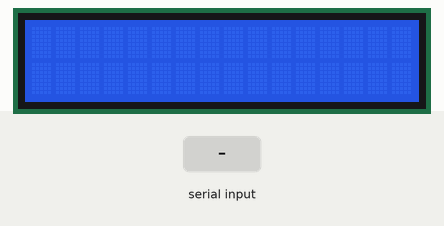
The sketch below on a simulated ESP32. Parts: 16×2 character LCD. The test bench sets the inputs (shaded band). Nothing arrives over Bluetooth unless stated; what the sketch prints to the serial monitor is not drawn.

Above: at 1.2 s.
1.3 s: "1" received over the second serial link
At 2.5 s:
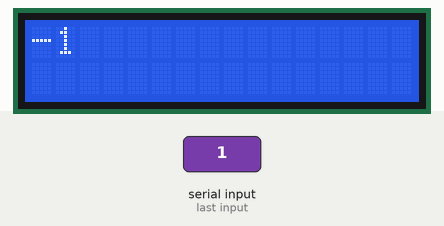
2.8 s: "0" received over the second serial link
At 3.6 s:
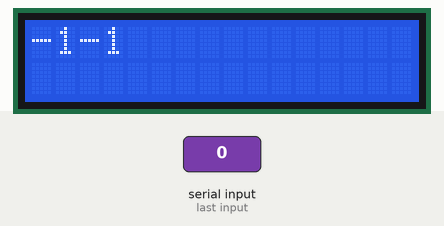
Timing chart, 0 to 5.8 s (numbered marks = the images above; inputs shaded):
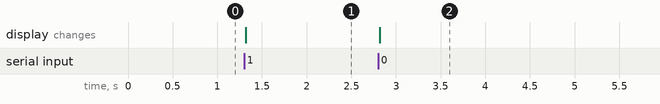

The sketch:

ornek-1.ino
```cpp
#include "BluetoothSerial.h"
#include <LiquidCrystal_I2C.h>


#if !defined(CONFIG_BT_ENABLED) || !defined(CONFIG_BLUEDROID_ENABLED)
#error Bluetooth is not enabled! Please run `make menuconfig` to and enable it
#endif
int lcdColumns = 16;
int lcdRows = 2;
// set LCD address, number of columns and rows
// if you don't know your display address, run an I2C scanner sketch
LiquidCrystal_I2C lcd(0x27, lcdColumns, lcdRows);

BluetoothSerial SerialBT;

void setup() {
  Serial.begin(115200);
  SerialBT.begin("ESP32test55"); //Bluetooth device name
  Serial.println("The device started, now you can pair it with bluetooth!");
  lcd.init();
  lcd.backlight();
}

void loop() {
  if (Serial.available()) {
    SerialBT.write(Serial.read());

  }
  if (SerialBT.available()) {
    Serial.write(SerialBT.read());
    lcd.print(SerialBT.read());
  }
  delay(20);

}
```

Measured:
- after the input at 1.3 s, the display: changes at once (image 1)
- after the input at 2.8 s, the display: changes at once (image 2)
